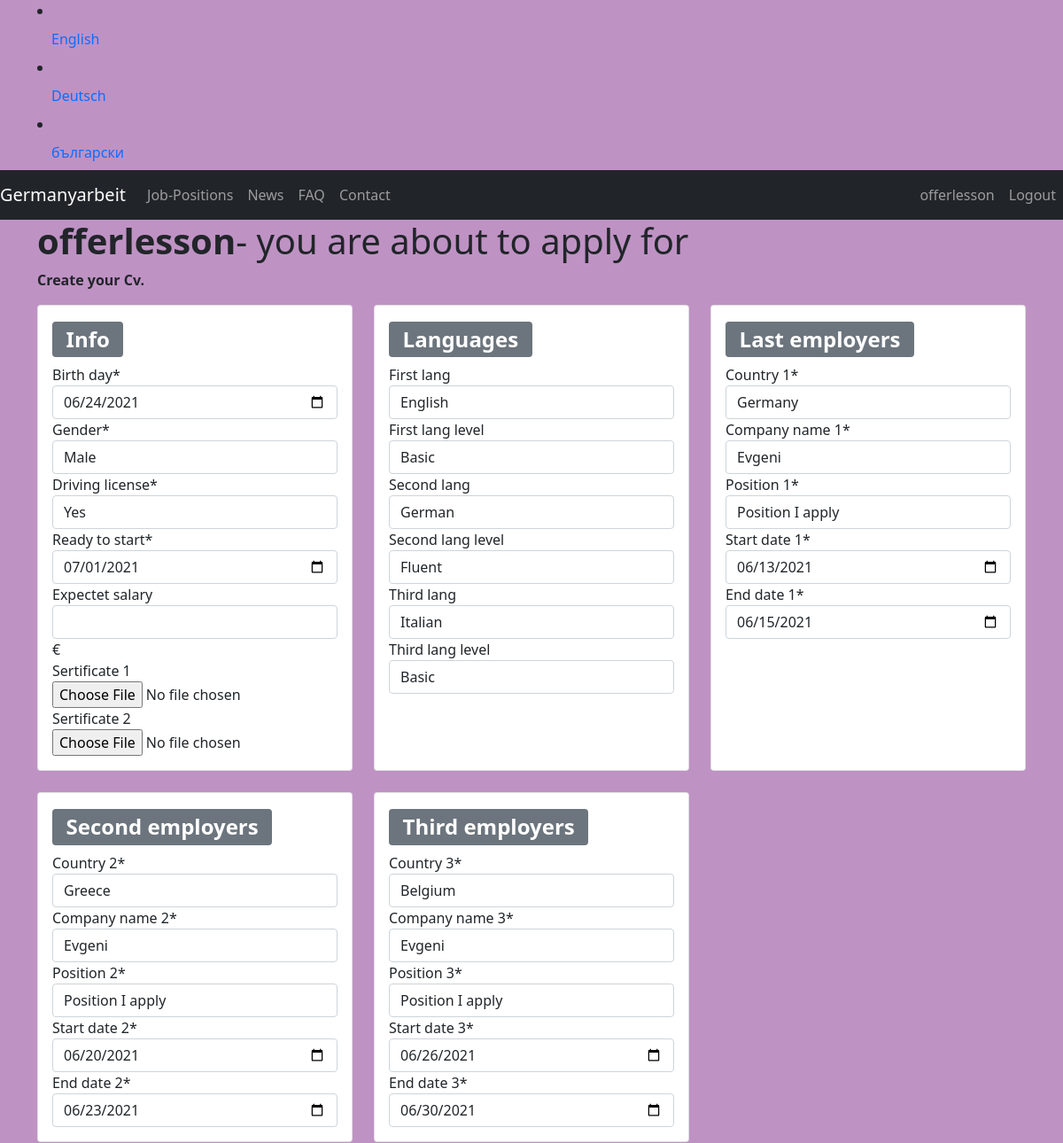
The page /en/category/cv/edit/49 (signed in, upper part) on the database as committed earlier.
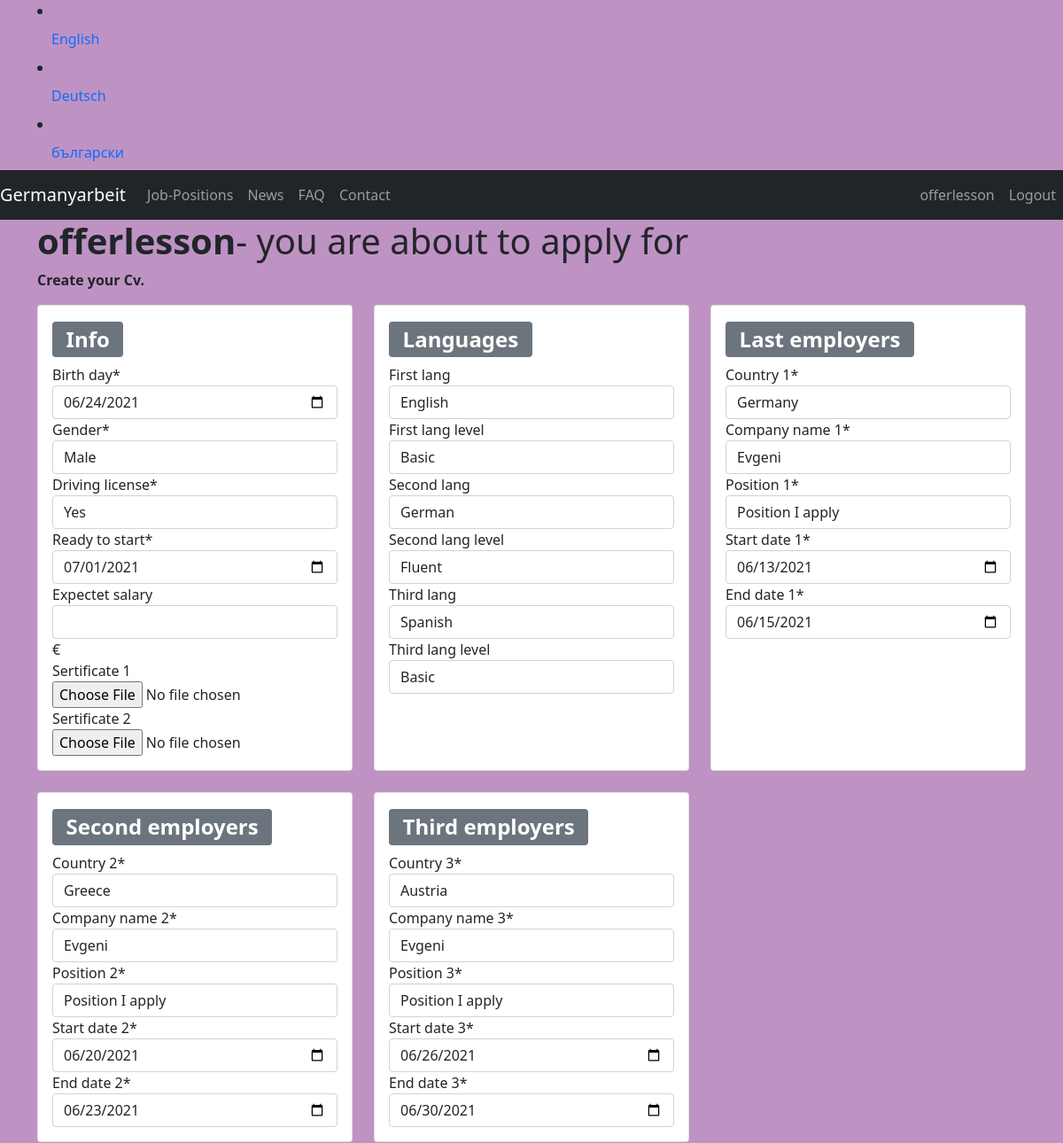
The same page on the database as committed later.
### category/models.py (models this page shows, shortened)
class Cv(models.Model):
    GENDER = [
        ('Femail', 'Femail'),
        ('Male', 'Male'),
    ]
    DRIVING_LICENSE = [
        ('Yes', 'Yes'),
        ('No', 'No'),
    ]
    LANG1 = [
        ('English', 'English'),
        ('German', 'German'),
        ('French', 'French'),
        ('Italian', 'Italian'),
        ('Spanish', 'Spanish'),
        ('Turkish', 'Turkish'),
        ('Russian', 'Russian'),
    ]
    LANG_LEVELS = [
        ('Basic', 'Basic'),
        ('Medium', 'Medium'),
        ('Fluent', 'Fluent'),
    ]
    COUNTRY = [
        ('UK', 'UK'),
        ('Germany', 'Germany'),
        ('France', 'France'),
        ('Italy', 'Italy'),
        ('Netherlands', 'Netherlands'),
        ('Switzerland', 'Switzerland'),
        ('Poland', 'Poland'),
        ('Greece', 'Greece'),
        ('Sweden', 'Sweden'),
        ('Bulgaria', 'Bulgaria'),
        ('Belgium', 'Belgium'),
        ('Austria', 'Austria'),
        ('Hungary', 'Hungary'),
        ('Denmark', 'Denmark'),
        ('Finland', 'Finland'),
        ('Norway', 'Norway'),
        ('Czechia', 'Czechia'),
        ('Irland', 'Irland'),
        ('Romania', 'Romania'),
        ('Cyprus', 'Cyprus'),
        ('Slovenia', 'Slovenia'),
        ('Lithuania', 'Lithuania'),
        ('Latvia', 'Latvia'),
        ('Russian Federation', 'Russian Federation'),
        ('Not Europe', 'Not Europe'),
    ]
    POSITION = [
        ('Position I aplly', 'Position I apply'),
        ('Different', 'Different'),
    ]
    job = models.ForeignKey(SubCategory, on_delete=models.CASCADE)
    worker = models.ForeignKey(User, on_delete=models.CASCADE)
    birth_day = models.DateField()
    gender = models.CharField(max_length=50, choices=GENDER)
    driving_license = models.CharField(max_length=10, choices=DRIVING_LICENSE)
    first_lang = models.CharField(max_length=20, choices=LANG1, blank=True)
    first_lang_level = models.CharField(max_length=50, choices=LANG_LEVELS, blank=True)
    second_lang = models.CharField(max_length=20, choices=LANG1, blank=True)
    second_lang_level = models.CharField(max_length=50, choices=LANG_LEVELS, blank=True)
    third_lang = models.CharField(max_length=20, choices=LANG1, blank=True)
    third_lang_level = models.CharField(max_length=50, choices=LANG_LEVELS, blank=True)
    ready_to_start = models.DateField()
    expectet_salary = models.CharField(max_length=20, blank=True)
    sertificate_1 = models.ImageField(upload_to="cv_sertificate", blank=True)
    sertificate_2 = models.ImageField(upload_to="cv_sertificate", blank=True)
    country_1 = models.CharField(max_length=50, choices=COUNTRY)
    company_name_1 = models.CharField(max_length=50)
    position_1 = models.CharField(max_length=150, choices=POSITION, default="Position I aplly")
    start_date_1 = models.DateField()
    end_date_1 = models.DateField()
    country_2 = models.CharField(max_length=50, choices=COUNTRY)
    company_name_2 = models.CharField(max_length=50)
    position_2 = models.CharField(max_length=150, choices=POSITION, default="Position I aplly")
    start_date_2 = models.DateField()
    end_date_2 = models.DateField()
    country_3 = models.CharField(max_length=50, choices=COUNTRY)
    company_name_3 = models.CharField(max_length=50)
    position_3 = models.CharField(max_length=150, choices=POSITION, default="Position I aplly")
    start_date_3 = models.DateField()
    end_date_3 = models.DateField()
    update_date = models.DateTimeField(auto_now=True)
    submit_date = models.DateField(auto_now_add=True)
    employ = models.BooleanField(default=False)

### category/views.py (the view)
# urls.py: path('cv/edit/<int:id>', views.edit_cv, name='edit_cv'),
@login_required
@worker_required
def edit_cv(request, id):
    cv = Cv.objects.get(pk=id)
    if request.method == "POST":
        form = CvForm(request.POST, request.FILES)
        if form.is_valid():
            cv.birth_day = form.cleaned_data['birth_day']
            cv.gender = form.cleaned_data['gender']
            cv.driving_license = form.cleaned_data['driving_license']
            cv.first_lang = form.cleaned_data['first_lang']
            cv.first_lang_level = form.cleaned_data['first_lang_level']
            cv.second_lang = form.cleaned_data['second_lang']
            cv.second_lang_level = form.cleaned_data['second_lang_level']
            cv.third_lang = form.cleaned_data['third_lang']
            cv.third_lang_level = form.cleaned_data['third_lang_level']
            cv.ready_to_start = form.cleaned_data['ready_to_start']
            cv.expectet_salary = form.cleaned_data['expectet_salary']
            cv.sertificate_1 = form.cleaned_data['sertificate_1']
            cv.sertificate_2 = form.cleaned_data['sertificate_2']
            cv.country_1 = form.cleaned_data['country_1']
            cv.company_name_1 = form.cleaned_data['company_name_1']
            cv.position_1 = form.cleaned_data['position_1']
            cv.start_date_1 = form.cleaned_data['start_date_1']
            cv.end_date_1 = form.cleaned_data['end_date_1']
            cv.country_2 = form.cleaned_data['country_2']
            cv.company_name_2 = form.cleaned_data['company_name_2']
            cv.position_2 = form.cleaned_data['position_2']
            cv.start_date_2 = form.cleaned_data['start_date_2']
            cv.end_date_2 = form.cleaned_data['end_date_2']
            cv.country_3 = form.cleaned_data['country_3']
            cv.company_name_3 = form.cleaned_data['company_name_3']
            cv.position_3 = form.cleaned_data['position_3']
            cv.start_date_3 = form.cleaned_data['start_date_3']
            cv.end_date_3 = form.cleaned_data['end_date_3']
            cv.save()
            return HttpResponseRedirect(reverse('cv_detail', args=(id,)))
    else:
        default_data = {'birth_day': cv.birth_day, 'gender': cv.gender,
                        'driving_license': cv.driving_license, 'first_lang': cv.first_lang,
                        'first_lang_level': cv.first_lang_level, 'second_lang': cv.second_lang,
                        'second_lang_level': cv.second_lang_level, 'third_lang': cv.third_lang,
                        'third_lang_level': cv.third_lang_level, 'ready_to_start': cv.ready_to_start,
                        'expectet_salary': cv.expectet_salary, 'sertificate_1': cv.sertificate_1,
                        'sertificate_2': cv.sertificate_2, 'country_1': cv.country_1,
                        'company_name_1': cv.company_name_1, 'position_1': cv.position_1, 'start_date_1': cv.start_date_1,
                        'end_date_1': cv.end_date_1, 'country_2': cv.country_2,
                        'company_name_2': cv.company_name_2, 'position_2': cv.position_2, 'start_date_2': cv.start_date_2,
                        'end_date_2': cv.end_date_2, 'country_3': cv.country_3,
                        'company_name_3': cv.company_name_3, 'position_3': cv.position_3, 'start_date_3': cv.start_date_3,
                        'end_date_3': cv.end_date_3}
        form = CvForm(default_data)
    return render(request, 'category/cv_form.html', {'form': form, 'cv': cv})

### category/forms.py
class CvForm(ModelForm):
   class Meta:
      widgets = {
      'birth_day': DateInput,
      'ready_to_start': DateInput,
      'start_date_1': DateInput,
      'start_date_2': DateInput,
      'start_date_3': DateInput,
      'end_date_1': DateInput,
      'end_date_2': DateInput,
      'end_date_3': DateInput,
      }
      model = Cv
      fields = [
         'birth_day',
         'gender',
         'driving_license',
         'first_lang',
         'first_lang_level',
         'second_lang',
         'second_lang_level',
         'third_lang',
         'third_lang_level',
         'ready_to_start',
         'expectet_salary',
         'sertificate_1',
         'sertificate_2',
         'country_1',
         'company_name_1',
         'position_1',
         'start_date_1',
         'end_date_1',
         'country_2',
         'company_name_2',
         'position_2',
         'start_date_2',
         'end_date_2',
         'country_3',
         'company_name_3',
         'position_3',
         'start_date_3',
         'end_date_3'
      ]

### templates/category/cv_form.html (shortened to what the changed rows need)
{% extends "base.html" %}
{% load crispy_forms_tags %}
{% block content %}
<div class="container">
    <div class="row justify-content-center">
        <div class="col-lg-12 col-md-12 col-sm-12">
                {% if user.is_authenticated and user.is_worker %}
                    <h1><b>{{ user.username }}</b>- you are about to apply for </h1>
                    <p><b>Create your Cv.</b></p>
                    <form class="profile-company" method="POST" enctype="multipart/form-data">
                            <div class="row row-cols-1 row-cols-md-3 g-4">
                                <div class="col">
                                    <div class="card h-100">
                                        <div class="card-body">
                                            <h2 class="card-title"><span class="badge bg-secondary">Info</span></h2>
                                            {{ form.birth_day|as_crispy_field }}
                                            {{ form.gender|as_crispy_field }}
                                            {{ form.driving_license|as_crispy_field }}
                                            {{ form.ready_to_start|as_crispy_field }}
                                            {{ form.expectet_salary|as_crispy_field }}€
                                            {{ form.sertificate_1|as_crispy_field }}
                                            {{ form.sertificate_2|as_crispy_field }}
                                        </div>
                                    </div>
                                </div>
                                <div class="col">
                                    <div class="card h-100">
                                        <div class="card-body">
                                            <h2 class="card-title"><span class="badge bg-secondary">Languages</span></h2>
                                            {{ form.first_lang|as_crispy_field }}
                                            {{ form.first_lang_level|as_crispy_field }}
                                            {{ form.second_lang|as_crispy_field }}
                                            {{ form.second_lang_level|as_crispy_field }}
                                            {{ form.third_lang|as_crispy_field }}
                                            {{ form.third_lang_level|as_crispy_field }}
                                        </div>
                                    </div>
                                </div>
                                <div class="col">
                                    <div class="card h-100">
                                        <div class="card-body">
                                            <h2 class="card-title"><span class="badge bg-secondary">Last employers</span></h2>
                                            {{ form.country_1|as_crispy_field }}
                                            {{ form.company_name_1|as_crispy_field }}
                                            {{ form.position_1|as_crispy_field }}
                                            {{ form.start_date_1|as_crispy_field }}
                                            {{ form.end_date_1|as_crispy_field }}
                                        </div>
                                    </div>
                                </div>
                                <div class="col">
                                    <div class="card h-100">
                                        <div class="card-body">
                                            <h2 class="card-title"><span class="badge bg-secondary">Second employers</span></h2>
                                            {{ form.country_2|as_crispy_field }}
                                            {{ form.company_name_2|as_crispy_field }}
                                            {{ form.position_2|as_crispy_field }}
                                            {{ form.start_date_2|as_crispy_field }}
                                            {{ form.end_date_2|as_crispy_field }}
                                        </div>
                                    </div>
                                </div>
                                <div class="col">
                                    <div class="card h-100">
                                        <div class="card-body">
                                            <h2 class="card-title"><span class="badge bg-secondary">Third employers</span></h2>
                                            {{ form.country_3|as_crispy_field }}
                                            {{ form.company_name_3|as_crispy_field }}
                                            {{ form.position_3|as_crispy_field }}
                                            {{ form.start_date_3|as_crispy_field }}
                                            {{ form.end_date_3|as_crispy_field }}
                                        </div>
                                    </div>
                                </div>
                            </div>
                            <br/>
                            <br>
                    </form>
                {% elif user.is_authenticated and user.is_company %}
                    <h2>You have to be register as Worker to register your CV for {{ subcat.name }}. You are register as Company!</h2>
                {% else %}
                    404
                {% endif %}
        </div>
    </div>
</div>
{% endblock content %}

Rows that differ between the two databases and show on the page:
changed Cv "Male": third_lang "Italian" → "Spanish"; country_3 "Belgium" → "Austria"
